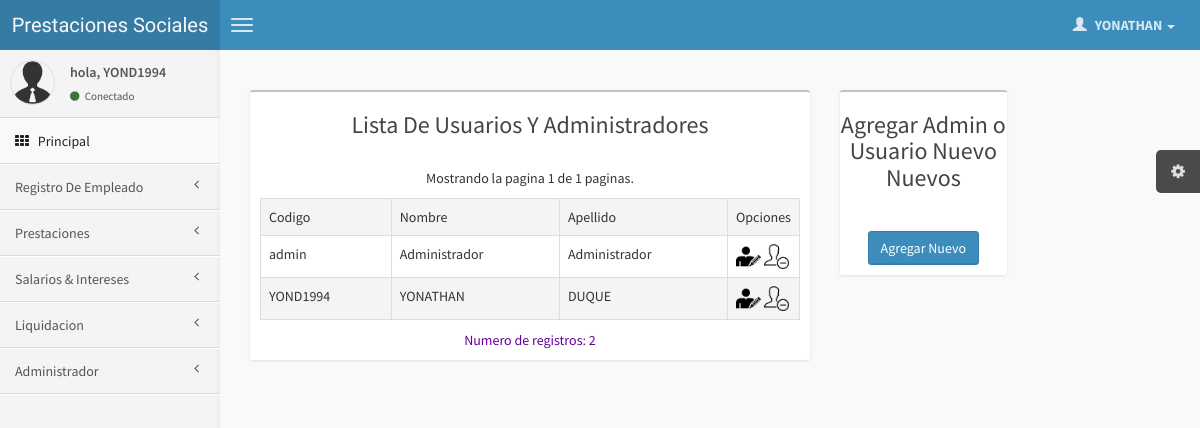
Screenshot of /paginas/administradores.php (signed in) with the database file from the repository.
### tables this page shows
CREATE TABLE `administrador` (
  `id` int(11) NOT NULL auto_increment,
  `usuario` varchar(50) NOT NULL,
  `pass` varchar(100) NOT NULL,
  `nombre` varchar(30) NOT NULL,
  `apellido` varchar(30) NOT NULL,
  `pregunta` varchar(50) NOT NULL,
  `respuesta` varchar(50) NOT NULL,
  `correo` varchar(50) NOT NULL,
  `id_extreme` varchar(50) NOT NULL,
  `tipo` int(2) NOT NULL,
  `imagen` varchar(40) NOT NULL,
  PRIMARY KEY  (`id`)
);

### sesion.class.php (called while the page is built, shortened)
<?php
class sesion {
  public function get($nombre) {
     if (isset ( $_SESSION [$nombre] )) {
        return $_SESSION [$nombre];
     } else {
         return false;
     }
  }
}
?>

### paginas/administradores.php (the view, shortened to what this page needs)
<?php
include("cabecera.php");
?>
<div class="col-md-10">
      <?php
$con = new  mysqli(DB_SERVER, DB_SERVER_USERNAME, DB_SERVER_PASSWORD, DB_DATABASE);
$consulta_noticias = "SELECT * FROM administrador";
$rs_noticias = $con -> query($consulta_noticias);
$num_total_registros = mysqli_num_rows($rs_noticias);
if ($num_total_registros > 0) {
	$TAMANO_PAGINA = 9;
        $pagina = false;
	if (!$pagina) {
		$inicio = 0;
		$pagina = 1;
	}
	else {
		$inicio = ($pagina - 1) * $TAMANO_PAGINA;
	}
	$total_paginas = ceil($num_total_registros / $TAMANO_PAGINA);
	$consulta = "SELECT id, usuario, nombre, apellido FROM administrador ORDER BY id ASC LIMIT ".$inicio."," . $TAMANO_PAGINA;
	$rs = $con -> query($consulta);
?>
  							 <section class="content">
  <div class="row">
  <div class="col-md-9">
  <div class="box">
                                <div class="box-header">
                                    <h3> <center>Lista De Usuarios Y Administradores </center></h3>
                                </div>
   <div class="box-body table-responsive">
<?php
echo '<center>';
echo '<p>Mostrando la pagina '.$pagina.' de ' .$total_paginas.' paginas.</h3>'; ?>
</center>
<table id="example1" class="table  table-bordered table-striped">
  <tbody>
    <tr style="background:#6666666;">
      <td bgcolor="#CCCCCC" >Codigo</td>
      <td bgcolor="#CCCCCC">Nombre</td>
      <td bgcolor="#CCCCCC">Apellido</td>
	  <td width="10%" scope="col">Opciones</td>
    </tr>
<?php
 while ($row = mysqli_fetch_array($rs)) {
echo "<tr>".
      "<td>".$row["usuario"]."</td>".
      "<td>".$row["nombre"]."</td>".
	   "<td>".$row["apellido"]."</td>".
      "<td>";
if($a==1){
								echo "
	  <a  href=editaradmin.php?id=".$row["id"]."><img src='../img/editar.png' width='25' alt='Edicion' title='EDITAR LOS DATOS DE ".$row["nombre"]."'></a>
	  <a   href=eliminaradmin.php?id=".$row["id"]."><img src='../img/elimina.png'  width='25' alt='Edicion' title='ELIMINAR A ".$row["nombre"]."'></a>
	  ";}
	echo " </td>".
    "</tr>";
}
?>
 </tbody>
	</table>
<?php
	}
echo '<center>';
	echo '<a style="color: #660099"> Numero de  registros: '.$num_total_registros .'</a>';
echo "</center>";
?>
                            </div>
							</div>
							</div>
 	<?php
if($a==1){
								echo '
  <div class="col-md-3">
  <div class="box">
                                <div class="box-header">
								<div class="box-header">
                                    <h3> <center>Agregar Admin o Usuario Nuevo <a href="#" class="alert-link">Nuevos</a></center></h3>
                                </div>
						<center>
							<form  name="fe" action="administrador.php" method="post" id="ContactForm">
    <br>
 <input title="AGREGAR UN NUEVO EMPLEADO" name="btn1"  class="btn btn-primary"type="submit" value="Agregar Nuevo">
  </form>
  </center>
								</div>
							</div>
							</div>
							'; }?>
								</div>
								</div>
<?php
include("pie.php");
?>

### paginas/cabecera.php (shortened to what this page needs)
<?php
	require_once("../sesion.class.php");
	$sesion = new sesion();
	$usuario = $sesion->get("usuario_dq");
	if( $usuario == false )
	{
		header("Location: ../index.php");
	}
	else
	{
 include_once("../config.php");
		$consulta = "select usuario,tipo,nombre,apellido,correo,imagen from administrador where usuario = '$usuario';";
		$result = $conexion->query($consulta);
		if($result->num_rows > 0)
		{
			$fila = $result->fetch_assoc();
			 $a=$fila["tipo"];
		  $b=$fila["nombre"];
		}
	?>
<!DOCTYPE html>
<html>
    <head>
        <link href="../css/bootstrap.min.css" rel="stylesheet" type="text/css" />
        <link href="../css/font-awesome.min.css" rel="stylesheet" type="text/css" />
        <link href="../css/ionicons.min.css" rel="stylesheet" type="text/css" />
        <link href="../css/AdminLTE.css" rel="stylesheet" type="text/css" />
		 <link href="../../css/daterangepicker/daterangepicker-bs3.css" rel="stylesheet" type="text/css" />
        <link href="../../css/iCheck/all.css" rel="stylesheet" type="text/css" />
        <link href="../../css/colorpicker/bootstrap-colorpicker.min.css" rel="stylesheet"/>
        <link href="../../css/timepicker/bootstrap-timepicker.min.css" rel="stylesheet"/>
<link rel="stylesheet" type="text/css" href="../calendar/tcal.css" />
    </head>
    <body class="skin-blue">
        <header class="header">
            <a href="#" class="logo">
                Prestaciones Sociales
            </a>
            <nav class="navbar navbar-static-top" role="navigation">
                <a href="#" class="navbar-btn sidebar-toggle" data-toggle="offcanvas" role="button">
                    <span class="icon-bar"></span>
                    <span class="icon-bar"></span>
                    <span class="icon-bar"></span>
                </a>
                <div class="navbar-right">
                    <ul class="nav navbar-nav">
                        <li class="dropdown messages-menu">
                        <li class="dropdown tasks-menu">
                        <li class="dropdown user user-menu">
                            <a href="#" class="dropdown-toggle" data-toggle="dropdown">
                                <i class="glyphicon glyphicon-user"></i>
                                <span> <?php echo $b;  ?> <i class="caret"></i></span>
                            </a>
                        </li>
                    </ul>
                </div>
            </nav>
        </header>
        <div class="wrapper row-offcanvas row-offcanvas-left">
            <aside class="left-side sidebar-offcanvas">
                <section class="sidebar">
                    <div class="user-panel">
                        <div class="pull-left image">
                            <img src="../img/avatar3.png" class="img-circle" alt="User Image" />
                        </div>
                        <div class="pull-left info">
                            <p>hola, <?php echo $usuario;  ?></p>
                            <a href="#"><i class="fa fa-circle text-success"></i> Conectado</a>
                        </div>
                    </div>
                    <ul class="sidebar-menu">
                        <li class="active"><?php
							if($a==1){
								echo '
                            <a href="index.php" data-ajax="false">';
							}else {
							echo '
                            <a href="index2.php" data-ajax="false">';
							}  ?>
                                <i class="fa fa-th"></i> <span>Principal</span>
                            </a>
                        </li>
                        <li class="treeview">
						<?php
							if($a==1){
								echo '
                            <a href="index.php" data-ajax="false">';
							}else {
							echo '
                            <a href="index2.php" data-ajax="false">';
							}  ?>
                                <span>Registro De Empleado</span>
                               <i class="fa fa-angle-left pull-right"></i>
                            </a>
                        </li>
                        <li class="treeview">
                            <a href="#">
                                <span>Prestaciones</span>
                                <i class="fa fa-angle-left pull-right"></i>
                            </a>
                        </li>
                        <li class="treeview">
                            <a href="#">
                                 <span>Salarios & Intereses</span>
                                <i class="fa fa-angle-left pull-right"></i>
                            </a>
                        </li>
                       <li class="treeview">
                            <a href="categorias.php?cate=5" data-ajax="false">
                                <i class="fa fa-angle-left pull-right"></i> <span>Liquidacion </span>
                            </a>
                        </li>
                             <li class="treeview">
                            <a href="#">
                                 <i class="fa fa-angle-left pull-right"></i> <span>Administrador</span>
                            </a>
                        </li>
                    </ul>
                </section>
            </aside>
            <aside class="right-side">
			<?php
			}
			?>

### rows the page displays
administrador: nombre "YONATHAN", usuario "YOND1994", apellido "DUQUE", tipo 1 (drawn)
administrador: usuario "admin", nombre "Administrador", apellido "Administrador"

### other values shown
$usuario "YOND1994"
$pagina "1"
$total_paginas "1"
$num_total_registros "2"
